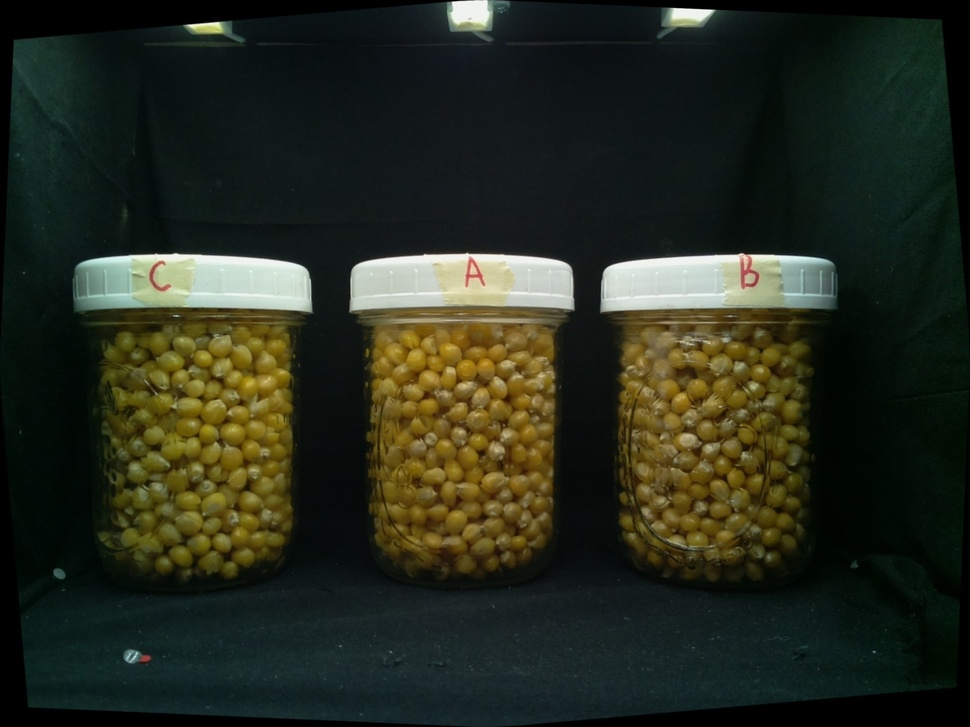
#> input picture captured_image_2023-09-21_16-56-33.jpg, 970 x 727 px, shrunk from 2592 x 1944 before the run
$ python -i calculate_green_object_area.py   (imports and definitions only)
#> lines starting #> are read from the running program, lines starting #| are printed output that depends on the picture; after the words box and inside, x2 and y2 are one past the last pixel; in counts of white or black regions, pixels touching at a corner belong together
import cv2
import numpy as np

def calculate_green_object_area(image_paths):
    """
    Accepts either a single image path (string) or a list of image paths.
    Returns a single area value (int) if one path,
    or a list of area values if multiple paths.
    """

    # Normalize to list
    single_input = False
    if isinstance(image_paths, str):
        single_input = True
        image_paths = [image_paths]

    results = []

    for path in image_paths:
        try:
            image = cv2.imread(path)
#> image is the input picture: shape (727, 970, 3); mean B, G, R 30.4, 43.6, 38.9
            if image is None:
                print(f"⚠️ Unable to load image: {path}")
                results.append(None)
                continue

            hsv = cv2.cvtColor(image, cv2.COLOR_BGR2HSV)
#> hsv: shape (727, 970, 3); mean H, S, V 65.3, 130, 47.3

            lower_green = np.array([35, 100, 100])
            upper_green = np.array([85, 255, 255])

            mask = cv2.inRange(hsv, lower_green, upper_green)
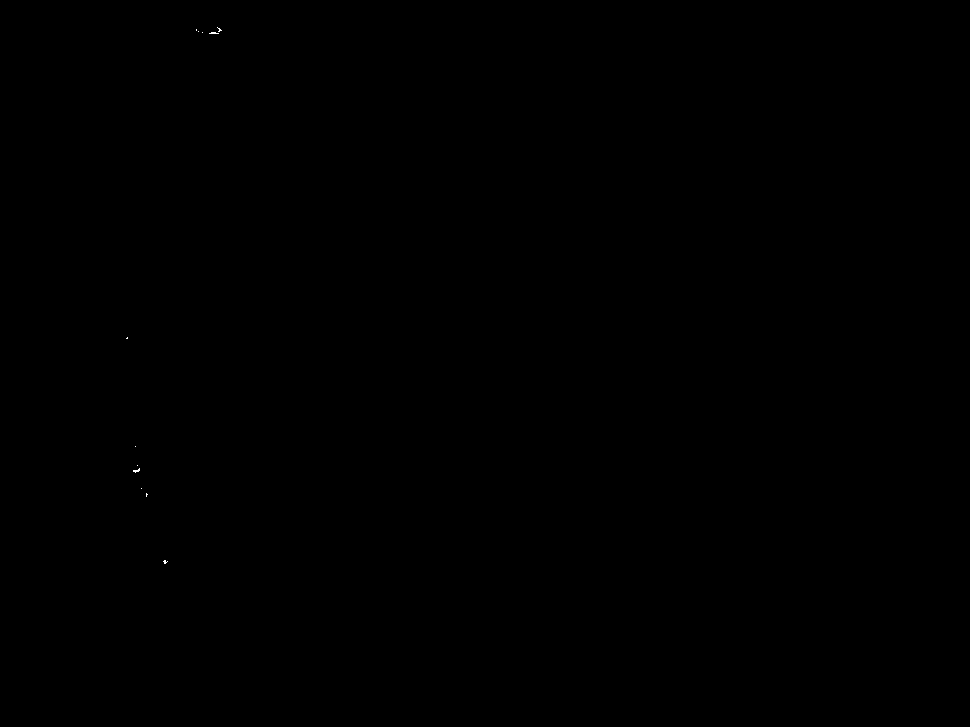
#> mask: shape (727, 970); 0.01% white in thin lines or dots, all inside (x1, y1, x2, y2) = (126, 27, 222, 564)
            mask = cv2.GaussianBlur(mask, (3, 3), 0)

            contours, _ = cv2.findContours(mask, cv2.RETR_EXTERNAL, cv2.CHAIN_APPROX_SIMPLE)
#> contours = 9 contours, 6 with area under 20; largest, box (x1, y1, x2, y2) and area: (208, 26, 223, 35) 56, (132, 464, 141, 474) 38, (162, 559, 169, 565) 24

            total_area = sum(cv2.contourArea(contour) for contour in contours)
#> total_area = 162.5

            results.append(total_area)

        except Exception as e:
            print(f"⚠️ Error processing {path}: {str(e)}")
            results.append(None)

    # Return single value instead of list if input was single
    return results[0] if single_input else results

>>> result = calculate_green_object_area('../captured_image_2023-09-21_16-56-33.jpg')
#> result = 162.5
